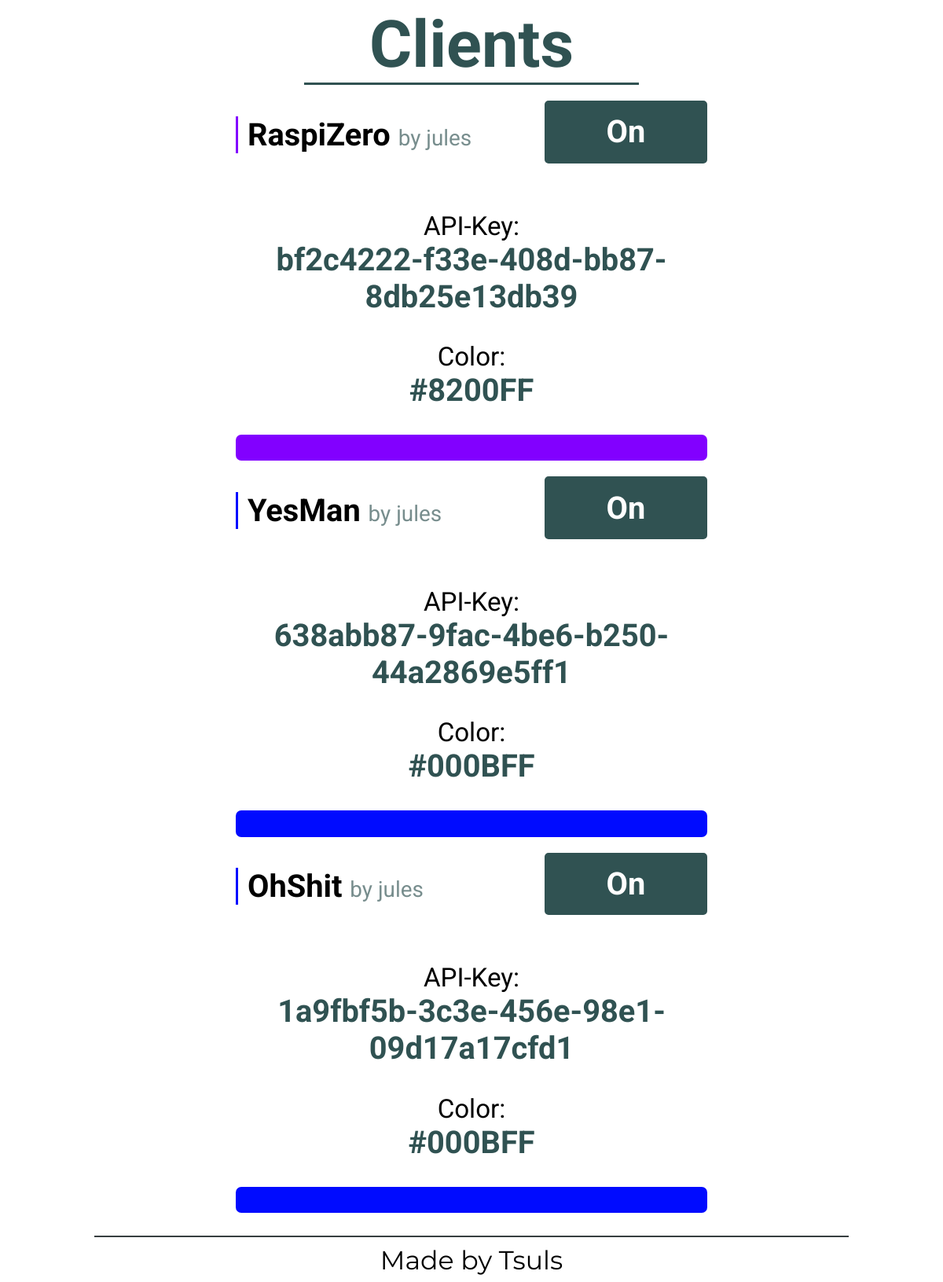
Page /leds/client (signed in) on the committed database.
### led_colors/models.py (models this page shows, shortened)
class Client(models.Model):
    key = models.UUIDField(primary_key=True, default=uuid.uuid4, editable=False)
    name = models.CharField(max_length=50)
    ip = models.BinaryField(default=bytes(0),max_length=4)
    last_connection = models.DateTimeField(null=True,blank=True)
    current_profile = models.ForeignKey(ColorProfile,on_delete=models.DO_NOTHING,null=True)
    owner = models.ForeignKey(settings.AUTH_USER_MODEL,on_delete=models.CASCADE)
    on = models.BooleanField(default=False)
    manager = ClientManager()

class ColorProfile(models.Model):
    name = models.CharField(max_length=32)
    color = models.CharField(default="ffffffff",max_length=8)
    function = models.TextField(null=True,blank=True)
    period_time = models.IntegerField(default=0)
    def __str__(self):
        return "#"+str(self.color.upper())

### users/models.py (models this page shows)
class User(AbstractUser):
    extra_field = models.CharField(max_length=50)

### led_colors/views.py (the view)
# urls.py: path('client', views.clients, name='clients'),
def clients(req):
    user = req.user
    if user.is_authenticated:
        clients = Client.manager.clients_for_user_id(user.id)
        return render(req, "clients.html", {'clients' : list(clients)})
    else:
        return HttpResponse('Not logged in')

### led_colors/models.py (called while the page is built)
    def clients_for_user_id(self,user_id):
        return super().get_queryset().filter(owner__id=user_id)

### led_colors/templates/clients.html (shortened to what this page needs)
{% include "head.html" %}
<div class="content">
<h1>Clients</h1>
{% for client in clients %}
<div class="head-row">
    <h3 style="flex:2;border-left:3px solid #{{client.current_profile.color}};padding-left:0.3em;">{{client.name}} <small style="text-align: right;">by {{client.owner}}</small></h3>
{% if client.on %}
<button onclick="get(this,'{% url 'clients' %}/{{ client.key }}/toggle')" class="button on">
On
{% else %}
<button onclick="get(this,'{% url 'clients' %}/{{ client.key }}/toggle')" class="button off">
Off
{% endif %}
</button>
</div>
<p>API-Key: <a href="{% url 'clients' %}/{{ client.key }}" class="label">{{ client.key }}</a></p>
<p> Color: <a href="/leds/color/{{client.current_profile.name}}" class="label">{{client.current_profile}}</a></p>
<div class="color-rect" style="background-color:#{{client.current_profile.color}};"></div>
{% endfor %}
</div>
{% include "footer.html" %}

### led_colors/templates/head.html (shortened to what this page needs)
<head>
</head>

### led_colors/templates/footer.html
<div class="footer">
    <a href="https://twitter.com/juiciestjules">Made by Tsuls</a>
  </div>

### led_colors/templates/head.html (style rules this page uses)
* { font-family: Roboto, Open Sans, sans-serif; font-size:1.2em; box-sizing: border-box; }
a { display: block; text-decoration: none; text-decoration:none; font-family: inherit; font-weight:inherit; color: inherit; }
h1 { font-size: 3em; text-align:center; color:#305252; font-weight:bold; border-bottom: 3px solid #305252; transition: border-bottom 0.5s; width:fit-content; margin:0 auto; padding-left:1em; padding-right:1em; }
p { text-align:center; }
.content { margin:0 auto; width: 80%; max-width:600px; padding-bottom:10vh; }
.label { color:#305252; font-weight:bold; text-align:center; }
.button { margin-top:0.5em; position:relative; border: 3px solid #305252; display:block; height:2em; width:100%; text-align:center; border-radius:5px; background-color:#305252; font-weight:bold; color: white; transition: background-color 0.5s; }
small { font-size:0.7em; font-weight:lighter; color:#305252a8; }
.footer { left:10vw; width:80vw; position:fixed; text-align:center; border-top: 2px solid #373e40; font-family: Montserrat; padding:0.3em; bottom:0; background-color:white; z-index:99999; }

### rows in the picture
Client: name "RaspiZero", owner "jules", key "bf2c4222-f33e-408d-bb87-8db25e13db39", current_profile "#8200FF"
Client: name "YesMan", owner "jules", key "638abb87-9fac-4be6-b250-44a2869e5ff1", current_profile "#000BFF"
Client: name "OhShit", owner "jules", key "1a9fbf5b-3c3e-456e-98e1-09d17a17cfd1", current_profile "#000BFF"
